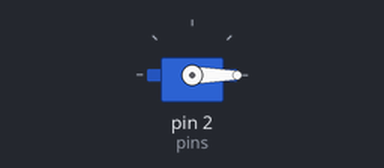
The sketch below on a simulated Arduino Uno, built with avr-gcc and run on an emulated ATmega328P. Shown: servo.

Above: at 0.05 s.
Timing chart, 0 to 3.0 s (numbered marks = the images above):
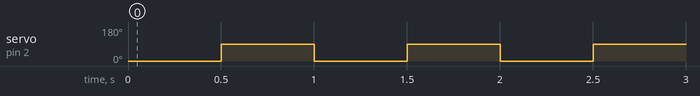

The sketch:

basic-servo-test.ino
```cpp
#include <Servo.h>

Servo servo;

int val = 0;

const int pins[2][3] = {
  {2,3,5},
  {6,9,10}
};

void setup() {
  servo.attach (pins[0][0]);
}

void loop() {
  servo.write(0);
  delay(500);
  servo.write(90);
  delay (500);
}
```

Measured:
- by itself, servo on pin 2 (pins): alternates 90° for 0.50 s and 0° for 0.50 s
